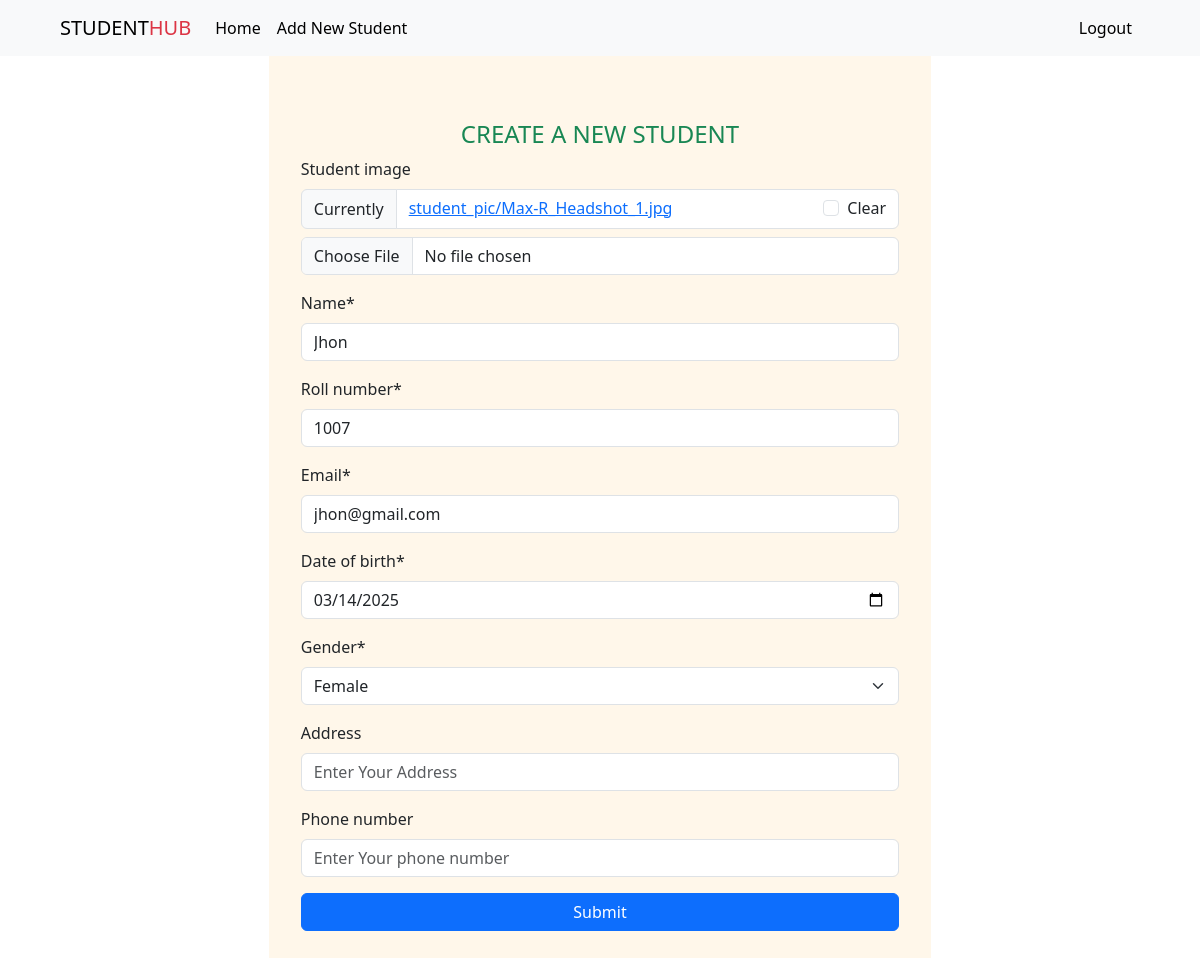
The app's page /student-update/6/ (signed in) with its own data.
### student_management/models.py (models this page shows, shortened)
class Student(models.Model):
    GENDER_CHOICES = [
        ('M', 'Male'),
        ('F', 'Female'),
        ('O', 'Other'),
    ]
    student_image = models.ImageField(upload_to='student_pic', null=True, blank=True)
    name = models.CharField(max_length=100)
    roll_number = models.CharField(max_length=20, unique=True)
    email = models.EmailField(unique=True)
    date_of_birth = models.DateField()
    gender = models.CharField(max_length=1, choices=GENDER_CHOICES)
    address = models.TextField(blank=True, null=True)
    phone_number = models.CharField(max_length=15, blank=True, null=True)
    admission_date = models.DateField(auto_now_add=True)
    updated_at = models.DateTimeField(auto_now=True)

### student_management/views.py (the view)
# urls.py: path('student-update/<int:id>/',views.UpdateStudent, name='update_stu')
@login_required
def UpdateStudent(request, id):
    try:
        student = Student.objects.get(id=id)
    except Student.DoesNotExist:
        messages.error(request, 'Student Not Found!')
        return redirect('student_list')
    if request.method == "POST":
        formdata = StudentForm(request.POST, request.FILES, instance=student)
        if formdata.is_valid():
            formdata.save()
            messages.success(request, 'Student sucessfully Updated!')
            return redirect('student_list')
    form = StudentForm(instance=student)
    return render(request, 'student_management/student_update.html', context={'form':form})

### student_management/forms.py
class StudentForm(forms.ModelForm):
    class Meta:
        model = Student
        fields = '__all__'
        widgets = {
            'name': forms.TextInput(attrs={'class': 'form-control', 'placeholder': 'Enter Your Name'}),
            'roll_number': forms.TextInput(attrs={'class': 'form-control', 'placeholder': 'Enter Your Roll'}),
            'email': forms.EmailInput(attrs={'class': 'form-control', 'placeholder': 'Enter Your Email'}),
            'address': forms.TextInput(attrs={'class': 'form-control', 'placeholder': 'Enter Your Address'}),
            'phone_number': forms.TextInput(attrs={'class': 'form-control', 'placeholder': 'Enter Your phone number'}),
            'date_of_birth': forms.DateInput(attrs={'class': 'form-control', 'type': 'date', 'placeholder': 'Select a date'}),
        }

### templates/student_management/student_update.html (shortened to what this page needs)
{% extends 'base.html' %}
{% load crispy_forms_tags %}
{% load static %}
{% block body %}
<div style="width: 60%; margin: auto; padding: 4rem 2rem; background-color: rgb(255, 247, 234);">
    <form method="POST" enctype="multipart/form-data">
        <p class="text-center h4 text-success">CREATE A NEW STUDENT</p>
        {{ form|crispy }}
        <button type="submit" class="btn btn-primary" style="width: 100%;">Submit</button>
    </form>
</div>
{% endblock %}

### records on screen
Student: name "Jhon", roll_number "1007", email "jhon@gmail.com", date_of_birth "03/14/2025", gender "Female"
